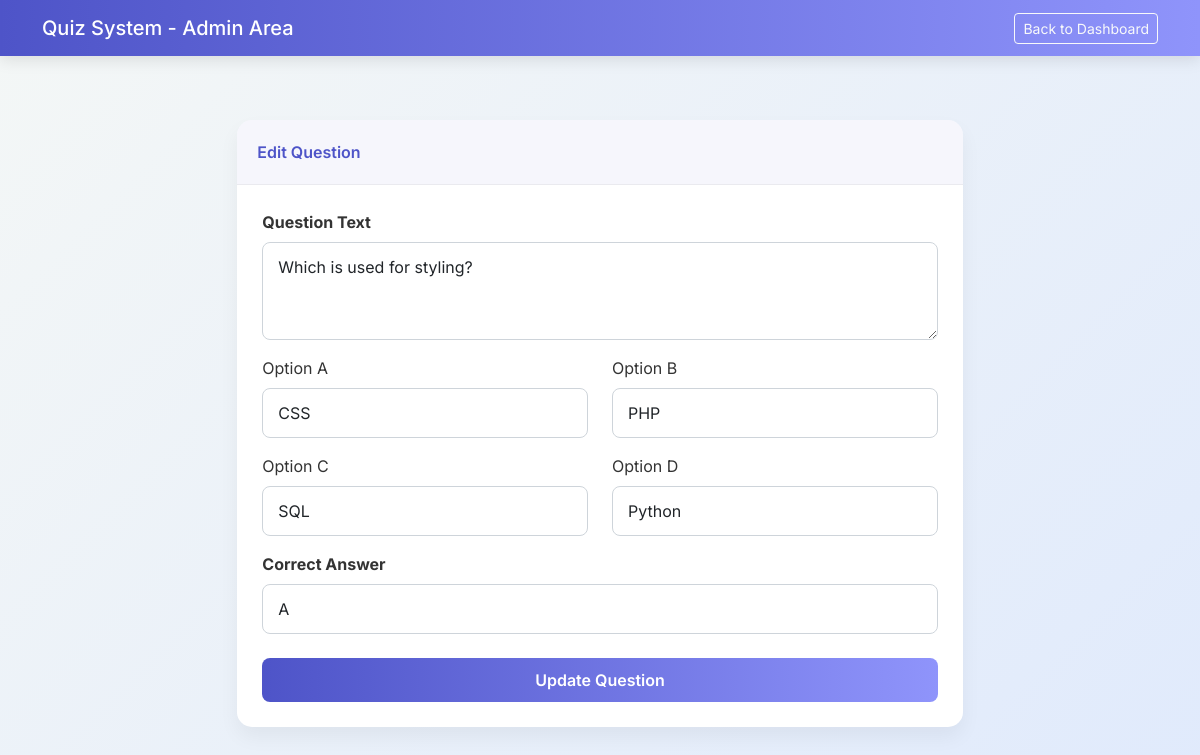
The page /admin/edit_question.php?id=4 (signed in) on the database its author committed.
### tables this page shows
CREATE TABLE IF NOT EXISTS `questions` (
  `id` int(11) NOT NULL AUTO_INCREMENT,
  `question` text NOT NULL,
  `option_a` varchar(255) NOT NULL,
  `option_b` varchar(255) NOT NULL,
  `option_c` varchar(255) NOT NULL,
  `option_d` varchar(255) NOT NULL,
  `correct_answer` char(1) NOT NULL,
  PRIMARY KEY (`id`)
);

### admin/edit_question.php (the view, shortened to what this page needs)
<?php
require_once '../includes/db.php';
$id = $_GET['id'];
$stmt = $pdo->prepare("SELECT * FROM questions WHERE id = ?");
$stmt->execute([$id]);
$q = $stmt->fetch();
?>
<!DOCTYPE html>
<html lang="en">
<head>
    <link href="https://cdn.jsdelivr.net/npm/bootstrap@5.3.0/dist/css/bootstrap.min.css" rel="stylesheet">
    <link rel="stylesheet" href="../assets/css/style.css">
</head>
<body>
<nav class="navbar navbar-expand-lg navbar-dark mb-4">
    <div class="container">
        <a class="navbar-brand" href="index.php">Quiz System - Admin Area</a>
        <div class="d-flex align-items-center">
            <a href="index.php" class="btn btn-sm btn-outline-light">Back to Dashboard</a>
        </div>
    </div>
</nav>
<div class="container main-container">
    <div class="row justify-content-center">
        <div class="col-lg-8">
            <div class="custom-card">
                <div class="card-header">Edit Question</div>
                <div class="card-body">
                    <form method="POST" action="">
                        <div class="mb-3">
                            <label class="form-label fw-bold">Question Text</label>
                            <textarea name="question" class="form-control" rows="3" required><?php echo htmlspecialchars($q['question']); ?></textarea>
                        </div>
                        <div class="row">
                            <div class="col-md-6 mb-3">
                                <label class="form-label">Option A</label>
                                <input type="text" name="option_a" class="form-control" value="<?php echo htmlspecialchars($q['option_a']); ?>" required>
                            </div>
                            <div class="col-md-6 mb-3">
                                <label class="form-label">Option B</label>
                                <input type="text" name="option_b" class="form-control" value="<?php echo htmlspecialchars($q['option_b']); ?>" required>
                            </div>
                            <div class="col-md-6 mb-3">
                                <label class="form-label">Option C</label>
                                <input type="text" name="option_c" class="form-control" value="<?php echo htmlspecialchars($q['option_c']); ?>" required>
                            </div>
                            <div class="col-md-6 mb-3">
                                <label class="form-label">Option D</label>
                                <input type="text" name="option_d" class="form-control" value="<?php echo htmlspecialchars($q['option_d']); ?>" required>
                            </div>
                        </div>
                        <div class="mb-4">
                            <label class="form-label fw-bold">Correct Answer</label>
                            <select name="correct_answer" class="form-control" required>
                                <option value="A" <?php echo ($q['correct_answer'] == 'A') ? 'selected' : ''; ?>>A</option>
                            </select>
                        </div>
                        <button type="submit" class="btn btn-primary-custom w-100">Update Question</button>
                    </form>
                </div>
            </div>
        </div>
    </div>
</div>
</body>
</html>

### assets/css/style.css (style rules this page uses)
:root { --primary-color: #4e54c8; --secondary-color: #8f94fb; --text-color: #333; --bg-color: #f4f7f6; --card-bg: #ffffff; --success-color: #28a745; --danger-color: #dc3545; }
body { font-family: 'Inter', sans-serif; background: linear-gradient(135deg, var(--bg-color) 0%, #e0eafc 100%); background-attachment: fixed; color: var(--text-color); min-height: 100vh; display: flex; flex-direction: column; }
.navbar { background: linear-gradient(to right, var(--primary-color), var(--secondary-color)) !important; box-shadow: 0 4px 15px rgba(0,0,0,0.1); }
.navbar-brand, .nav-link { color: #fff !important; font-weight: 500; }
.main-container { flex: 1; padding: 40px 20px; }
.custom-card { background: var(--card-bg); border-radius: 15px; border: none; box-shadow: 0 10px 20px rgba(0,0,0,0.05); margin-bottom: 20px; transition: all 0.3s ease; overflow: hidden; }
.custom-card .card-header { background: rgba(78, 84, 200, 0.05); border-bottom: 1px solid rgba(0,0,0,0.05); font-weight: 600; color: var(--primary-color); padding: 20px; }
.custom-card .card-body { padding: 25px; }
.btn-primary-custom { background: linear-gradient(to right, var(--primary-color), var(--secondary-color)); border: none; padding: 10px 25px; border-radius: 8px; font-weight: 600; color: white; transition: all 0.3s ease; }
.form-control { padding: 12px 15px; border-radius: 8px; border: 1px solid #ced4da; transition: border-color 0.3s; }

### rows shown on the page
questions: question "Which is used for styling?", option_a "CSS", option_b "PHP", option_c "SQL", option_d "Python", correct_answer "A"
